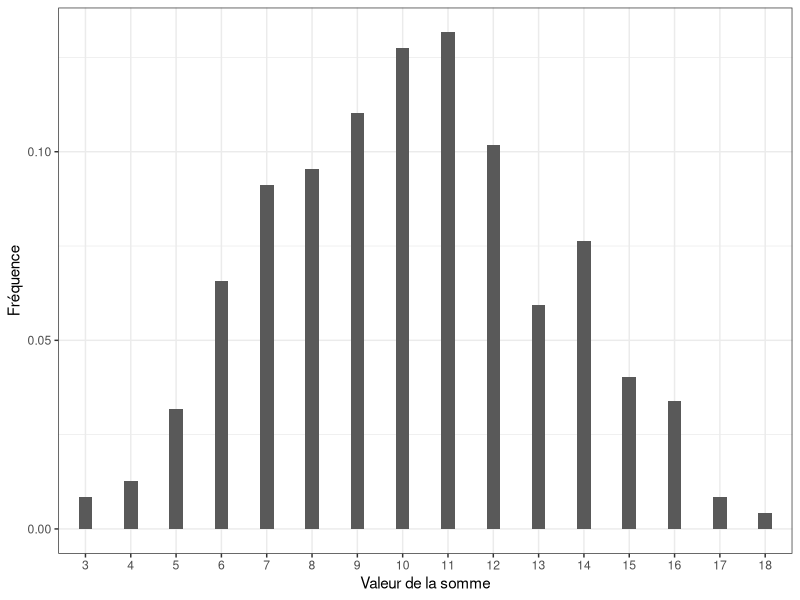
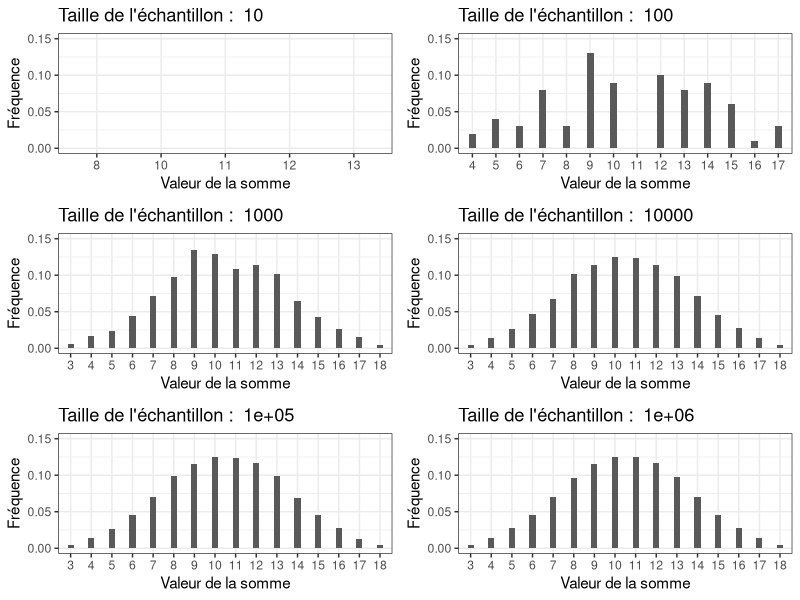
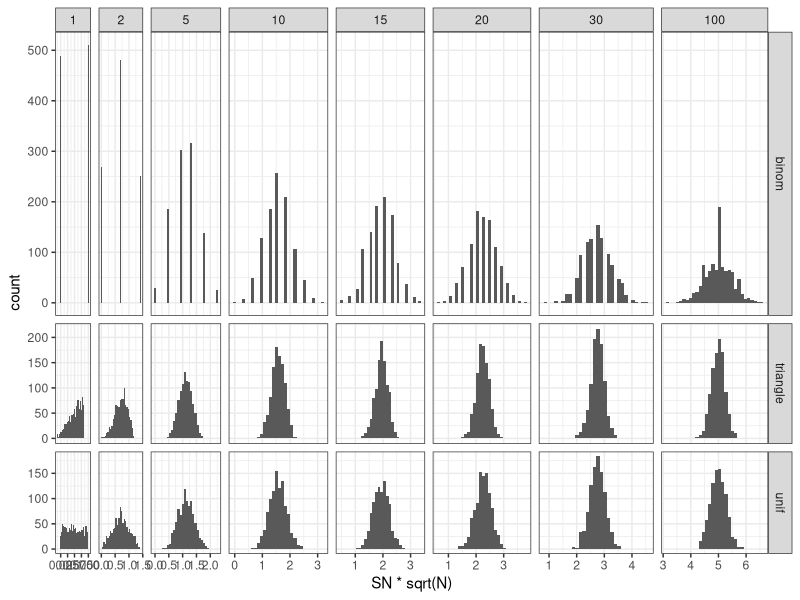

The R source for these figures, in order:
## ---- chunk 1
knitr::opts_chunk$set(echo = TRUE)
## ---- chunk 2
dice <- function(faces = 6, n = 100)
{
  sample(x = seq(from = 1, to = faces, by = 1), size=n, replace=TRUE);
}

# génère 10 tirages d'un dé à 6 faces
dice(6,471)
## ---- chunk 3

experiment <- function (faces = 6, n = 100)
{
  dice1 <- dice(faces, n);
  dice2 <- dice(faces, n);
  dice3 <- dice(faces, n);

  data.frame(Dice1 = dice1,
             Dice2 = dice2,
             Dice3 = dice3);
}
# génère une expérience de 5 tirages de 3 dés à 6 faces
experiment(6,5)
## ---- chunk 4
library(dplyr);
experiment(6,471) %>%
  mutate(Sum = Dice1 + Dice2 + Dice3) %>%
  group_by(Sum) %>%
  summarize(N=n());
# calcule le nombre d'occurrences de chaque valeur possible de somme
## ---- chunk 5
faces = 6 ;
n = 471 ;
experiment(faces,n) %>%
  mutate(Sum = Dice1 + Dice2 + Dice3) %>%
  group_by(Sum) %>%
  summarize(N=n()) %>%
  filter((Sum == 9)|(Sum == 10));
## ---- chunk 6
library(ggplot2);

faces = 6 ;
n = 471 ;

experiment(faces,n) %>%
  mutate(Sum = Dice1 + Dice2 + Dice3) %>%
  ggplot(aes(x=as.factor(Sum))) +
    geom_bar(aes(y = (..count..)/sum(..count..)), width = .3) +
    xlab("Valeur de la somme")+ylab ("Fréquence") +
    ylim (0, NA) +
    theme_bw()
## ---- chunk 7
library(gridExtra);

Toscane <- function(faces =6, n = 100)
{
  experiment(faces,n) %>%
    mutate(Sum = Dice1 + Dice2 + Dice3) %>%
    ggplot(aes(x=as.factor(Sum))) +
    geom_bar(aes(y = (..count..)/sum(..count..)), width = .3) +
    xlab("Valeur de la somme")+ylab ("Fréquence") +
    ggtitle(paste("Taille de l'échantillon : ",n)) +
    # à modifier pour adapter et utiliser les facets
    ylim (0, 0.15) +
    theme_bw()
}
Plot1 = Toscane(n=10);
Plot2 = Toscane(n=100);
Plot3 = Toscane(n=1000);
Plot4 = Toscane(n=10000);
Plot5 = Toscane(n=100000);
Plot6 = Toscane(n=1000000);

grid.arrange(Plot1,Plot2,Plot3,Plot4,Plot5,Plot6);


## ---- chunk 8
library(ggplot2)
# library(plyr)
set.seed(42);

triangle <- function(n=10) {
  sqrt(runif(n)) 
}

broken <- function(n=10) {
  x=runif(n);
  x/(1-x);
}

broken_mid <- function(n=10) {
  x=(runif(n)+runif(n))/2;
  x/(1-x);
}


generate <- function(n=1000,N=c(1,2,5,10,15,20,30,100), law=c("unif","binom","triangle")) {
  df=data.frame();
  for(l in law) {
    for(p in N) {
      X=rep.int(0,n);
      for(i in 1:p) {
        X = X + switch(l, unif = runif(n),
                          binom = rbinom(n,1,.5), 
                          exp=rexp(n,rate = 2), 
                          norm=rnorm(n,mean = .5),
                          triangle=triangle(n)-1/6,
                          broken=broken(n),
                          broken_mid=broken_mid(n));
      }
      X = X/p;
      df=rbind(df,data.frame(N=p,SN=X,law=l));
    }
  } 
  df;
}
d=generate()
## ---- chunk 9
ggplot(data=d,aes(x=SN*sqrt(N))) + geom_histogram() + facet_grid(law~N,scales="free", space="free") + theme_bw()
